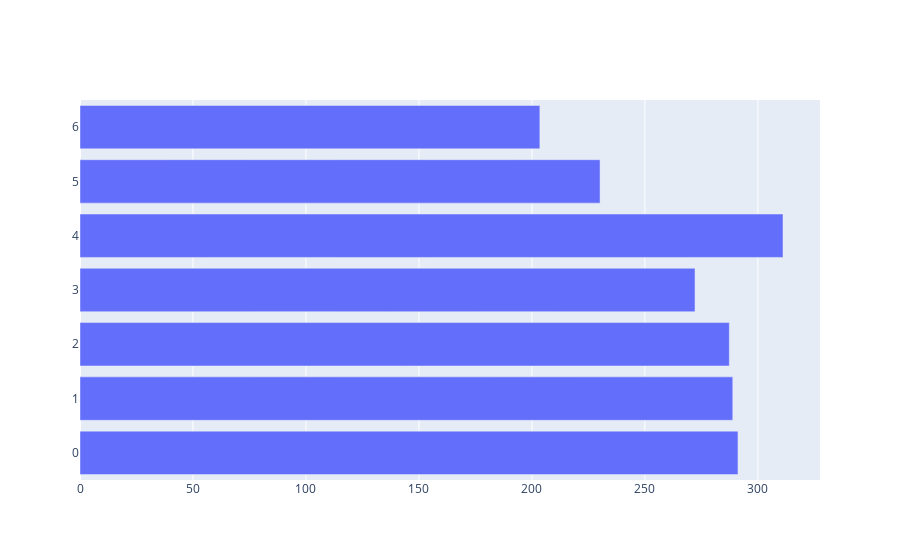

The cell this chart's notebook holds for it:
### Code cell
fig = go.Figure()
fig.add_trace(go.Bar(x=data.groupby('days', as_index=False).agg({'volume': 'mean'})['volume'], name='Volume'))
fig.show()

### Figure 1 — Plotly figure (JSON) as saved in the notebook; plotly's stock layout.template omitted (floating-point values rounded to 4 significant figures)
{"data": [{"name": "Volume", "type": "bar", "x": [291.2, 288.9, 287.4, 272.2, 311.1, 230.2, 203.5]}], "layout": {}}
